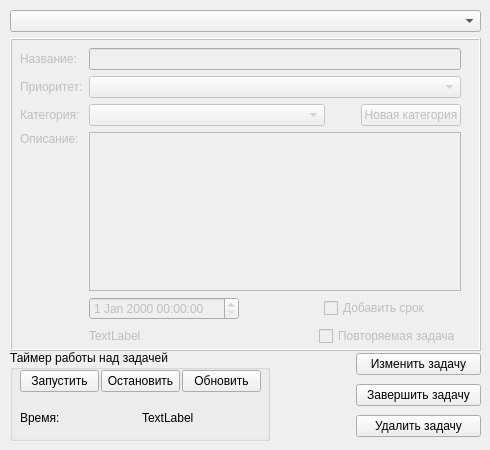
      <widget class="QWidget" name="tab_2">
       <attribute name="title">
        <string>В процессе</string>
       </attribute>
       <widget class="QWidget" name="verticalLayoutWidget">
        <property name="geometry">
         <rect>
          <x>10</x>
          <y>10</y>
          <width>471</width>
          <height>341</height>
         </rect>
        </property>
        <layout class="QVBoxLayout" name="verticalLayout_mt_proc">
         <property name="spacing">
          <number>6</number>
         </property>
         <property name="sizeConstraint">
          <enum>QLayout::SizeConstraint::SetDefaultConstraint</enum>
         </property>
         <property name="leftMargin">
          <number>0</number>
         </property>
         <property name="bottomMargin">
          <number>0</number>
         </property>
         <item>
          <widget class="QComboBox" name="comboBox_mt_proc_all"/>
         </item>
         <item>
          <widget class="QFrame" name="frame_mt_proc">
           <property name="enabled">
            <bool>false</bool>
           </property>
           <property name="frameShape">
            <enum>QFrame::Shape::Box</enum>
           </property>
           <property name="frameShadow">
            <enum>QFrame::Shadow::Raised</enum>
           </property>
           <property name="lineWidth">
            <number>1</number>
           </property>
           <widget class="QWidget" name="gridLayoutWidget_2">
            <property name="geometry">
             <rect>
              <x>10</x>
              <y>10</y>
              <width>441</width>
              <height>298</height>
             </rect>
            </property>
            <layout class="QGridLayout" name="gridLayout_2">
             <item row="0" column="0">
              <widget class="QLabel" name="label_6">
               <property name="text">
                <string>Название:</string>
               </property>
              </widget>
             </item>
             <item row="2" column="0">
              <widget class="QLabel" name="label_10">
               <property name="text">
                <string>Категория:</string>
               </property>
              </widget>
             </item>
             <item row="0" column="1">
              <widget class="QLineEdit" name="lineEdit_mt_proc_name">
               <property name="enabled">
                <bool>false</bool>
               </property>
              </widget>
             </item>
             <item row="5" column="1">
              <layout class="QHBoxLayout" name="horizontalLayout_23">
               <item>
                <widget class="QLabel" name="label_mt_proc_repeat">
                 <property name="enabled">
                  <bool>false</bool>
                 </property>
                 <property name="minimumSize">
                  <size>
                   <width>150</width>
                   <height>0</height>
                  </size>
                 </property>
                 <property name="text">
                  <string>TextLabel</string>
                 </property>
                </widget>
               </item>
               <item>
                <spacer name="horizontalSpacer_12">
                 <property name="orientation">
                  <enum>Qt::Orientation::Horizontal</enum>
                 </property>
                 <property name="sizeHint" stdset="0">
                  <size>
                   <width>10</width>
                   <height>20</height>
                  </size>
                 </property>
                </spacer>
               </item>
               <item>
                <widget class="QCheckBox" name="checkBox_mt_proc_add_repeat">
                 <property name="enabled">
                  <bool>false</bool>
                 </property>
                 <property name="minimumSize">
                  <size>
                   <width>137</width>
                   <height>0</height>
                  </size>
                 </property>
                 <property name="text">
                  <string>Повторяемая задача</string>
                 </property>
                </widget>
               </item>
              </layout>
             </item>
             <item row="2" column="1">
              <layout class="QHBoxLayout" name="horizontalLayout_5">
               <property name="sizeConstraint">
                <enum>QLayout::SizeConstraint::SetNoConstraint</enum>
               </property>
               <item>
                <widget class="QComboBox" name="comboBox_mt_proc_cat">
                 <property name="enabled">
                  <bool>false</bool>
                 </property>
                </widget>
               </item>
               <item>
                <spacer name="horizontalSpacer_2">
                 <property name="orientation">
                  <enum>Qt::Orientation::Horizontal</enum>
                 </property>
                 <property name="sizeType">
                  <enum>QSizePolicy::Policy::Fixed</enum>
                 </property>
                 <property name="sizeHint" stdset="0">
                  <size>
                   <width>30</width>
                   <height>20</height>
                  </size>
                 </property>
                </spacer>
               </item>
               <item>
                <widget class="QPushButton" name="pushButton_mt_proc_new_cat">
                 <property name="enabled">
                  <bool>false</bool>
                 </property>
                 <property name="sizePolicy">
                  <sizepolicy hsizetype="Minimum" vsizetype="Fixed">
                   <horstretch>0</horstretch>
                   <verstretch>0</verstretch>
                  </sizepolicy>
                 </property>
                 <property name="maximumSize">
                  <size>
                   <width>100</width>
                   <height>16777215</height>
                  </size>
                 </property>
                 <property name="text">
                  <string>Новая категория</string>
                 </property>
                </widget>
               </item>
              </layout>
             </item>
             <item row="3" column="0">
              <layout class="QVBoxLayout" name="verticalLayout_4">
               <item>
                <widget class="QLabel" name="label_5">
                 <property name="text">
                  <string>Описание:</string>
                 </property>
                </widget>
               </item>
               <item>
                <spacer name="verticalSpacer_2">
                 <property name="orientation">
                  <enum>Qt::Orientation::Vertical</enum>
                 </property>
                 <property name="sizeHint" stdset="0">
                  <size>
                   <width>20</width>
                   <height>40</height>
                  </size>
                 </property>
                </spacer>
               </item>
              </layout>
             </item>
             <item row="3" column="1">
              <widget class="QTextEdit" name="textEdit_mt_proc_description">
               <property name="enabled">
                <bool>false</bool>
               </property>
              </widget>
             </item>
             <item row="1" column="1">
              <layout class="QHBoxLayout" name="horizontalLayout_7">
               <item>
                <widget class="QComboBox" name="comboBox_mt_proc_prior">
                 <property name="enabled">
                  <bool>false</bool>
                 </property>
                </widget>
               </item>
              </layout>
             </item>
             <item row="1" column="0">
              <widget class="QLabel" name="label_7">
               <property name="text">
                <string>Приоритет:</string>
               </property>
              </widget>
             </item>
             <item row="4" column="1">
              <layout class="QHBoxLayout" name="horizontalLayout_25">
               <item>
                <widget class="QDateTimeEdit" name="dateTimeEdit_mt_proc">
                 <property name="enabled">
                  <bool>false</bool>
                 </property>
                 <property name="minimumSize">
                  <size>
                   <width>150</width>
                   <height>0</height>
                  </size>
                 </property>
                </widget>
               </item>
               <item>
                <spacer name="horizontalSpacer_13">
                 <property name="orientation">
                  <enum>Qt::Orientation::Horizontal</enum>
                 </property>
                 <property name="sizeHint" stdset="0">
                  <size>
                   <width>10</width>
                   <height>20</height>
                  </size>
                 </property>
                </spacer>
               </item>
               <item>
                <widget class="QCheckBox" name="checkBox_mt_proc_add_time">
                 <property name="enabled">
                  <bool>false</bool>
                 </property>
                 <property name="minimumSize">
                  <size>
                   <width>137</width>
                   <height>0</height>
                  </size>
                 </property>
                 <property name="text">
                  <string>Добавить срок</string>
                 </property>
                </widget>
               </item>
              </layout>
             </item>
            </layout>
           </widget>
          </widget>
         </item>
        </layout>
       </widget>
       <widget class="QWidget" name="horizontalLayoutWidget_4">
        <property name="geometry">
         <rect>
          <x>10</x>
          <y>350</y>
          <width>471</width>
          <height>91</height>
         </rect>
        </property>
        <layout class="QHBoxLayout" name="horizontalLayout_9">
         <item>
          <widget class="QGroupBox" name="groupBox_mt_proc__timer">
           <property name="minimumSize">
            <size>
             <width>260</width>
             <height>0</height>
            </size>
           </property>
           <property name="maximumSize">
            <size>
             <width>260</width>
             <height>16777215</height>
            </size>
           </property>
           <property name="title">
            <string>Таймер работы над задачей</string>
           </property>
           <widget class="QWidget" name="verticalLayoutWidget_2">
            <property name="geometry">
             <rect>
              <x>10</x>
              <y>20</y>
              <width>241</width>
              <height>71</height>
             </rect>
            </property>
            <layout class="QVBoxLayout" name="verticalLayout_2">
             <property name="spacing">
              <number>2</number>
             </property>
             <item>
              <layout class="QHBoxLayout" name="horizontalLayout_10">
               <item>
                <widget class="QPushButton" name="pushButton_mt_proc_start_timer">
                 <property name="maximumSize">
                  <size>
                   <width>110</width>
                   <height>16777215</height>
                  </size>
                 </property>
                 <property name="text">
                  <string>Запустить</string>
                 </property>
                </widget>
               </item>
               <item>
                <widget class="QPushButton" name="pushButton_mt_proc_stop_timer">
                 <property name="text">
                  <string>Остановить</string>
                 </property>
                </widget>
               </item>
               <item>
                <widget class="QPushButton" name="pushButton_mt_proc_rem_timer">
                 <property name="text">
                  <string>Обновить</string>
                 </property>
                </widget>
               </item>
              </layout>
             </item>
             <item>
              <layout class="QHBoxLayout" name="horizontalLayout_8">
               <item>
                <widget class="QLabel" name="label_12">
                 <property name="text">
                  <string>Время:</string>
                 </property>
                </widget>
               </item>
               <item>
                <widget class="QLabel" name="label_mt_proc_timer">
                 <property name="text">
                  <string>TextLabel</string>
                 </property>
                </widget>
               </item>
              </layout>
             </item>
            </layout>
           </widget>
          </widget>
         </item>
         <item>
          <spacer name="horizontalSpacer_3">
           <property name="orientation">
            <enum>Qt::Orientation::Horizontal</enum>
           </property>
           <property name="sizeHint" stdset="0">
            <size>
             <width>40</width>
             <height>20</height>
            </size>
           </property>
          </spacer>
         </item>
         <item>
          <layout class="QVBoxLayout" name="verticalLayout_5">
           <item>
            <widget class="QPushButton" name="pushButton_mt_proc_change_task">
             <property name="minimumSize">
              <size>
               <width>125</width>
               <height>0</height>
              </size>
             </property>
             <property name="maximumSize">
              <size>
               <width>110</width>
               <height>16777215</height>
              </size>
             </property>
             <property name="text">
              <string>Изменить задачу</string>
             </property>
            </widget>
           </item>
           <item>
            <widget class="QPushButton" name="pushButton_mt_proc_finish">
             <property name="minimumSize">
              <size>
               <width>125</width>
               <height>0</height>
              </size>
             </property>
             <property name="maximumSize">
              <size>
               <width>110</width>
               <height>16777215</height>
              </size>
             </property>
             <property name="text">
              <string>Завершить задачу</string>
             </property>
            </widget>
           </item>
           <item>
            <widget class="QPushButton" name="pushButton_mt_proc_del_task">
             <property name="text">
              <string>Удалить задачу</string>
             </property>
            </widget>
           </item>
          </layout>
         </item>
        </layout>
       </widget>
      </widget>
